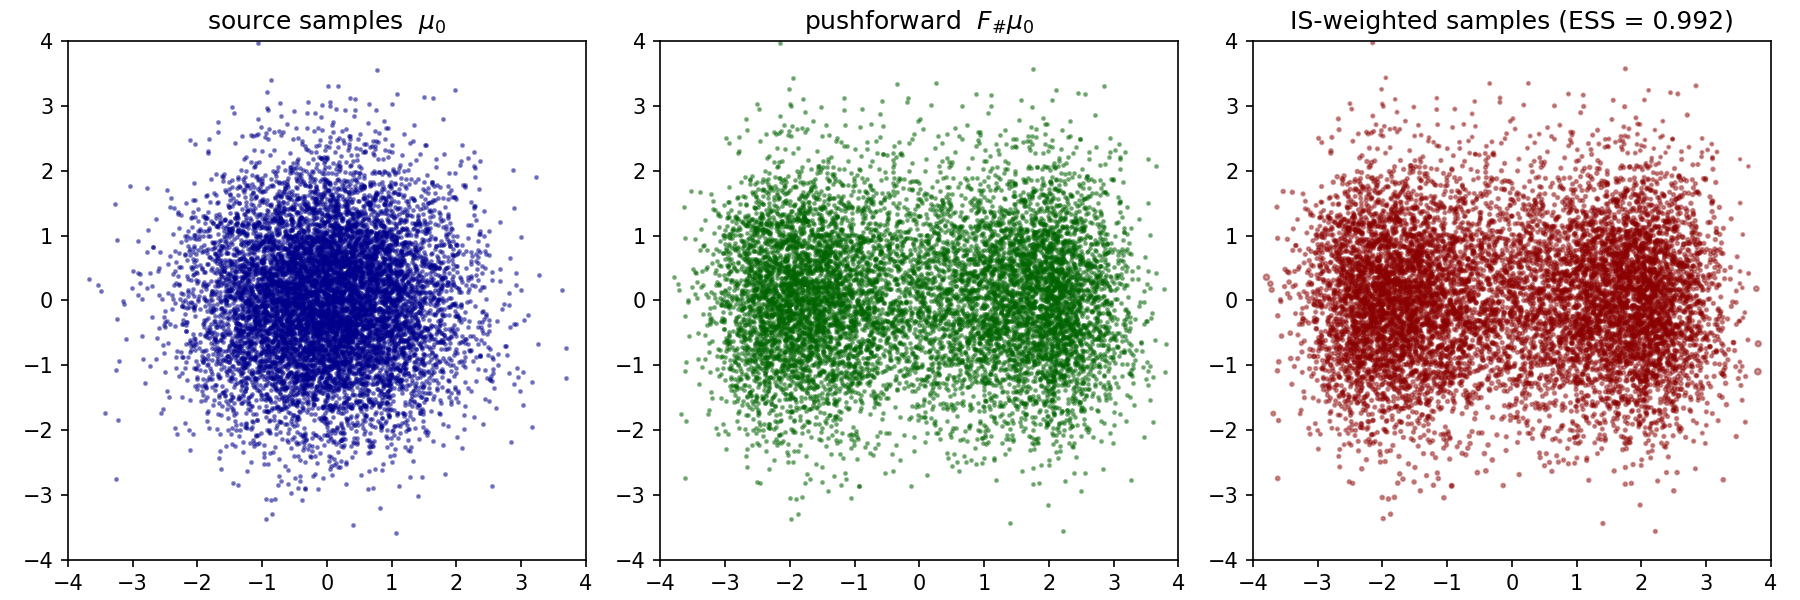

This chart was generated by the following Python code:
from pathlib import Path
import torch
from zflows import NSF, Potential, Gaussian, compute_ESS_log, reverse_KL

HERE = Path(__file__).resolve().parent

device = 'cuda' if torch.cuda.is_available() else 'cpu'
torch.manual_seed(0)

# source: U0(x) = (x1^2+x2^2)/2 (Gaussian prior)
u0 = Gaussian(mean=[0.0, 0.0], variance=[1.0, 1.0]).to(device)

# target: U1(x) = (x1^2+x2^2)/2 + 2*cos(x1)
class U1(Potential): # target potential
    def __init__(self):
        super().__init__()
    def forward(self, x: torch.Tensor) -> torch.Tensor:
        x1 = x[:,0] # [N]
        x2 = x[:,1] # [N]
        return 0.5 * (x1 ** 2 + x2 ** 2) + 2 * torch.cos(x1)
    
u1 = U1().to(device) # to(device) can be removed here

# initialize Neural Spline Flow (NSF)
flow = NSF(a=[-4, -4], b=[4, 4], bins=8, transforms=4, hidden_features=(64, 64)).to(device)

# training parameters
N: int = 10000 # number of samples
LR: float = 1e-3 # learning rate
BATCH: int = 1000 # batch size
EPOCH: int = 10 # number of epochs

x = u0.samples(N) # generate samples
optimizer = torch.optim.Adam(flow.parameters(), lr=LR)

for epoch in range(EPOCH):
    perm = torch.randperm(N, device=device)
    epoch_loss = 0.0
    n_batches = 0
    for start in range(0, N, BATCH):
        idx = perm[start:start + BATCH]
        x_batch = x[idx]

        loss = reverse_KL(x_batch, target=u1, flow=flow)

        optimizer.zero_grad()
        loss.backward()
        optimizer.step()

        epoch_loss += loss.item()
        n_batches += 1

    avg_loss = epoch_loss / n_batches
    print(f"epoch {epoch+1:>3}/{EPOCH}   KL_loss = {avg_loss:.6f}")

# plot the result
import matplotlib.pyplot as plt

with torch.no_grad():
    x_plot = u0.samples(N) # fresh samples from source
    y_plot, ladj = flow.t().call_and_ladj(x_plot) # pushforward F(x)

    # importance sampling: target density ~ exp(-u1(y)), proposal density q(y).
    # log q(y) = -u0(x) - ladj, so log w = -u1(y) + u0(x) + ladj.
    log_w = -u1(y_plot) + u0(x_plot) + ladj

ess = compute_ESS_log(log_w)
print(f"ESS = {ess.item():.4f}")

x_np = x_plot.cpu().numpy()
y_np = y_plot.cpu().numpy()
w_np = (log_w - log_w.max()).exp().cpu().numpy() # for color scaling only

fig, axes = plt.subplots(1, 3, figsize=(12, 4))

axes[0].scatter(x_np[:, 0], x_np[:, 1], s=2, alpha=0.4, color="darkblue")
axes[0].set_title(r"source samples  $\mu_0$")

axes[1].scatter(y_np[:, 0], y_np[:, 1], s=2, alpha=0.4, color="darkgreen")
axes[1].set_title(r"pushforward  $F_\# \mu_0$")

w_norm = w_np / w_np.max() # in [0, 1] for size scaling
axes[2].scatter(y_np[:, 0], y_np[:, 1], s=8 * w_norm, alpha=0.4, color="darkred")
axes[2].set_title(f"IS-weighted samples (ESS = {ess.item():.3f})")

for ax in axes:
    ax.set_xlim(-4, 4)
    ax.set_ylim(-4, 4)
    ax.set_aspect("equal")

plt.tight_layout()
plt.savefig(HERE / "2D_reverse_KL.png", dpi=150)
plt.show()
